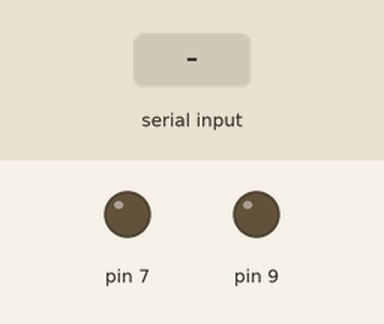
Bench run of a sketch on a simulated Arduino Uno, built with avr-gcc and run on an emulated ATmega328P. Shown: output pins drawn as LEDs (lit = HIGH). Inputs (shaded band) come from the test bench. What the sketch prints to the serial monitor is not drawn.

Above: at 1.2 s.
1.3 s: "L" received over Serial
At 2.6 s:
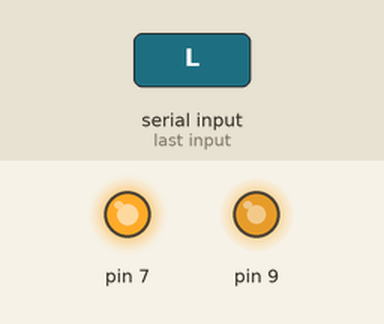
2.9 s: "1" received over Serial
At 3.9 s:
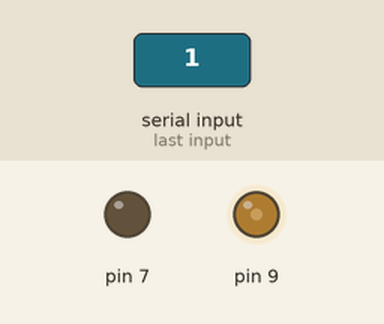
4.4 s: "R" received over Serial
At 5.1 s:
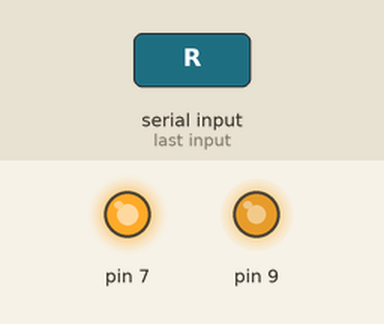
5.9 s: "B" received over Serial
At 6.3 s:
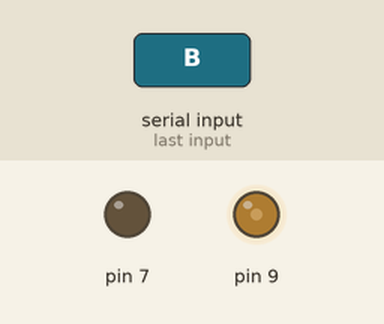
Timing chart, 0 to 8.4 s (numbered marks = the images above; inputs shaded):
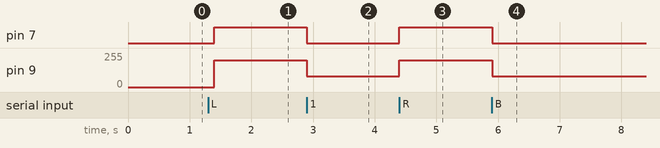

Measured:
- after the input at 1.3 s, pin 7: LOW → HIGH after 0.10 s; pin 9: 0/255 → 200/255 after 0.10 s
- after the input at 2.9 s, pin 7: HIGH → LOW at once; pin 9: 200/255 → 80/255 at once
- after the input at 4.4 s, pin 7: LOW → HIGH at once; pin 9: 80/255 → 200/255 at once
- after the input at 5.9 s, pin 7: HIGH → LOW at once; pin 9: 200/255 → 80/255 at once

The sketch:

final.ino
```cpp
char comm;
class mot{
  public:
    int A;
    int B;
    int state;
    int spd;
  };

mot motL;mot motR; //define MOTors(Left/Right)

void setup(){
  Serial.begin(9600);
  motL.A=6;motL.B=7;motR.A=8;motR.B=9;// pins on each motors:6,7;8,9

  }

//  MoVement function

void mv(int motr,int dir ,int spd){//L=0 R=1 forward=0&HIGH,backward=1&LOW
    if(!motr){
      if(motL.state)digitalWrite(motL.A,HIGH);else digitalWrite(motL.A,LOW);
      motL.spd=spd;
      analogWrite(motL.B,motL.spd);
      }else{
      if(motR.state)digitalWrite(motR.A,HIGH);else digitalWrite(motR.A,LOW);
      motR.spd=spd;
      analogWrite(motR.B,motR.spd);
      }

  }


void loop(){
  comm=Serial.read();
  //change motor state according to Character typed
  switch(comm){
    case 'L':
    mv(0,0,200);
    mv(1,1,200);
    break;
    case 'R':
    mv(0,1,200);
    mv(1,0,200);
    break;
    case '1':
    mv(0,0,80);
    mv(1,0,80);
    break;
    case '2':
    mv(0,0,120);
    mv(1,0,120);
    case '3':
    mv(0,0,160);
    mv(1,0,160);
    case '4':
    mv(0,0,200);
    mv(1,0,200);
    case 'B':
    mv(0,1,80);
    mv(1,1,80);
    break;
    }
    Serial.println(comm);//debug, echo current state
    delay(100);
}
```
